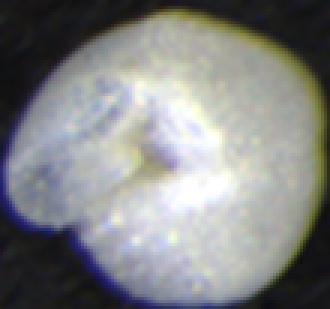
#> input picture allstaticfiles/36.tif, 110 x 103 px (shown 3 times larger)
$ python watershed.py allstaticfiles/36.tif out.png out.png
#> lines starting #> are read from the running program, lines starting #| are printed output that depends on the picture; after the words box and inside, x2 and y2 are one past the last pixel; in counts of white or black regions, pixels touching at a corner belong together
import sys
import cv2 as cv
import numpy as np
from scipy.ndimage import label


def segment_on_dt(a, img):
    border = cv.dilate(img, None, iterations=5)

    border = border - cv.erode(border, None)

    dt = cv.distanceTransform(img, 2, 3)
    dt = ((dt - dt.min()) / (dt.max() - dt.min()) * 255).astype(np.uint8)
    _, dt = cv.threshold(dt, 180, 255, cv.THRESH_BINARY)
    lbl, ncc = label(dt)
    lbl = lbl * (255 / (ncc + 1))
    # Completing the markers now.
    lbl[border == 255] = 255

    lbl = lbl.astype(np.int32)
    cv.watershed(a, lbl)

    lbl[lbl == -1] = 0
    lbl = lbl.astype(np.uint8)
    return 255 - lbl


img = cv.imread(sys.argv[1])
#> img is the input picture: shape (103, 110, 3); mean B, G, R 132, 132.4, 131

# Pre-processing.
img_gray = cv.cvtColor(img, cv.COLOR_BGR2GRAY)
_, img_bin = cv.threshold(img_gray, 0, 255, cv.THRESH_OTSU)
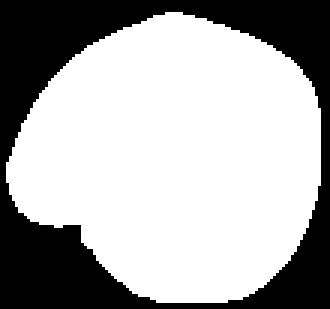
#> img_bin: shape (103, 110) (shown 3 times larger); 66.8% white; 1 black region, box (x1, y1, x2, y2) and area: (0, 0, 110, 103) 3761
img_bin = cv.morphologyEx(img_bin, cv.MORPH_OPEN, np.ones((3, 3), dtype=int))

result = segment_on_dt(img, img_bin)
#> in segment_on_dt, `border = cv.dilate(img, None, iterations=5)`: border: shape (103, 110); 83% white; 4 black regions, box (x1, y1, x2, y2) and area: (0, 0, 46, 41) 675, (0, 74, 39, 103) 665, (70, 0, 110, 24) 358, (90, 75, 110, 103) 224
#> in segment_on_dt, `border = border - cv.erode(border, None)`: border: shape (103, 110); 2.4% white in thin lines or dots
#> in segment_on_dt, `dt = cv.distanceTransform(img, 2, 3)`:
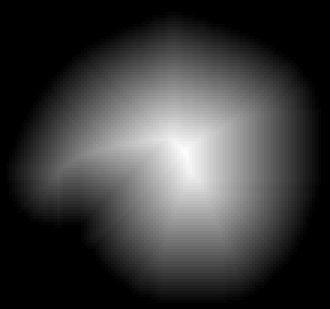
#> dt: shape (103, 110) float32 (shown 3 times larger); min 0, max 43.78, mean 10.4; drawn with min black and max white
#> in segment_on_dt, `_, dt = cv.threshold(dt, 180, 255, cv.THRESH_BINARY)`:
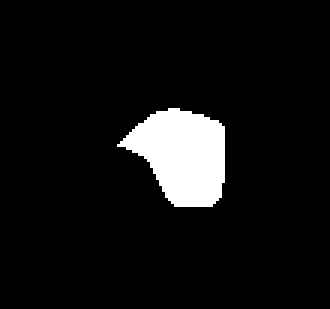
#> dt: shape (103, 110) (shown 3 times larger); 7% white; 1 white region, box (x1, y1, x2, y2) and area: (39, 36, 75, 69) 795
#> in segment_on_dt, `lbl, ncc = label(dt)`: ncc = 1
#> in segment_on_dt, `lbl[border == 255] = 255`: lbl: shape (103, 110) float64; min 0, max 255, mean 15
#> in segment_on_dt, `lbl = lbl.astype(np.int32)`: lbl: shape (103, 110) int32; 3 distinct labels, from 0 to 255
#> in segment_on_dt, `lbl[lbl == -1] = 0`:
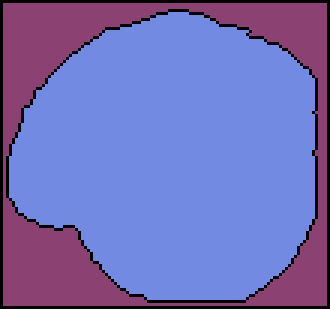
#> lbl: shape (103, 110) int32 (shown 3 times larger); 3 distinct labels, from 0 to 255; one colour per label, 0 black
#> in segment_on_dt, `lbl = lbl.astype(np.uint8)`:
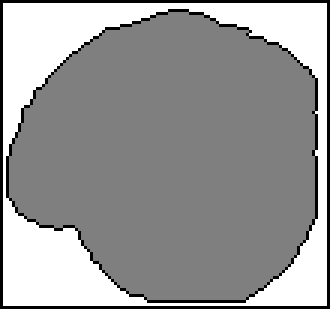
#> lbl: shape (103, 110) (shown 3 times larger); min 0, max 255, mean 153.3
#> in segment_on_dt, `return 255 - lbl`:
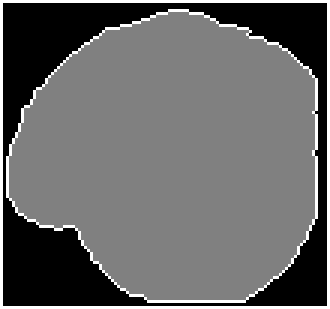
#> returned value: shape (103, 110) (shown 3 times larger); min 0, max 255, mean 101.7
cv.imwrite(sys.argv[2], result)

result[result != 255] = 0
#> result: shape (103, 110); 6.4% white in thin lines or dots
result = cv.dilate(result, None)
#> result: shape (103, 110); 16.7% white; 1 white region, box (x1, y1, x2, y2) and area: (0, 0, 110, 103) 1896
img[result == 255] = (0, 0, 255)
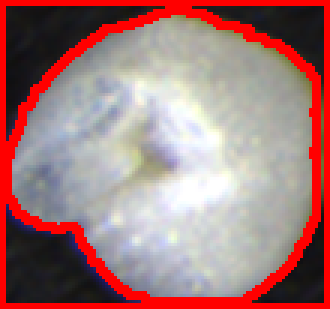
#> img: shape (103, 110, 3) (shown 3 times larger); 16.73% of pixels changed, all inside (x1, y1, x2, y2) = (0, 0, 110, 103)
cv.imwrite(sys.argv[3], img)
